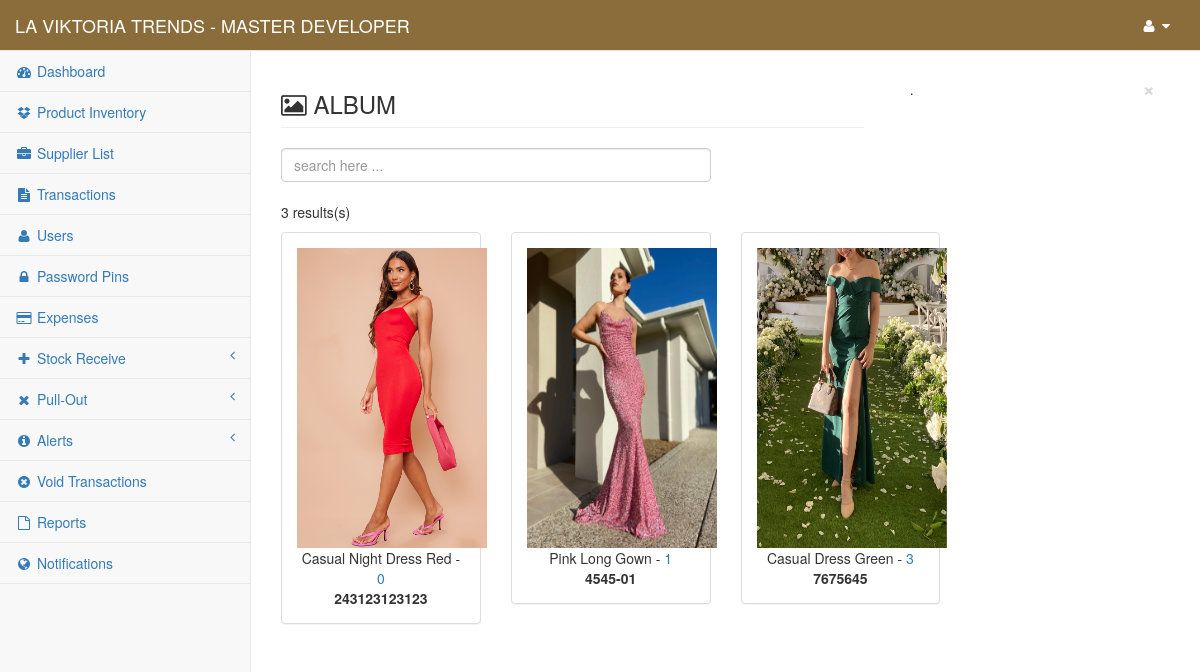
The app's page /content/admin/albumSearch.php (signed in) with its own data.
### tables this page shows
CREATE TABLE `gy_my_project` (
  `gy_project` int(1) NOT NULL,
  `gy_project_name` text NOT NULL,
  `gy_project_address` text NOT NULL,
  `gy_system_title` text NOT NULL,
  `gy_year_origin` datetime NOT NULL
);

CREATE TABLE `gy_user` (
  `gy_user_id` int(10) NOT NULL,
  `gy_user_code` varchar(8) NOT NULL,
  `gy_full_name` varchar(255) NOT NULL,
  `gy_username` varchar(50) NOT NULL,
  `gy_password` varchar(100) NOT NULL,
  `gy_user_type` int(5) NOT NULL,
  `gy_user_status` int(1) NOT NULL,
  `gy_branch_id` int(11) NOT NULL
);

CREATE TABLE `gy_products` (
  `gy_product_id` int(11) NOT NULL,
  `gy_product_code` varchar(30) NOT NULL,
  `gy_convert_item_code` varchar(30) NOT NULL,
  `gy_convert_value` double NOT NULL,
  `gy_supplier_code` text NOT NULL,
  `gy_product_name` text NOT NULL,
  `gy_product_cat` varchar(100) NOT NULL,
  `gy_product_color` varchar(20) NOT NULL,
  `gy_product_image` text NOT NULL,
  `gy_product_desc` text NOT NULL,
  `gy_product_unit` text NOT NULL,
  `gy_product_price_cap` double NOT NULL,
  `gy_product_price_srp` double NOT NULL,
  `gy_product_quantity` double NOT NULL,
  `gy_product_discount_per` double NOT NULL,
  `gy_product_restock_limit` int(11) NOT NULL,
  `gy_product_date_restock` datetime NOT NULL,
  `gy_product_date_reg` datetime NOT NULL,
  `gy_product_update_date` datetime NOT NULL,
  `gy_added_by` int(11) NOT NULL,
  `gy_update_code` text NOT NULL,
  `gy_branch_id` int(11) NOT NULL
);

### conf/my_project.php (called while the page is built, shortened)
<?php
	include 'conn.php';
	$find_my_data=$link->query("Select * From `gy_my_project` Where `gy_project`='1'");
	$my_project_detail=$find_my_data->fetch_array();
	$my_project_name = $my_project_detail['gy_project_name'];
?>

### content/admin/session.php (called while the page is built, shortened)
<?php
    $user_id = $_SESSION['fus_user_id'];
    $identify_user=$link->query("Select * From `gy_user` Where `gy_user_id`='$user_id'");
    $row=$identify_user->fetch_array();
    $user_info = $row['gy_full_name'];
?>

### conf/function.php (called while the page is built, shortened)
<?php
    function displayImage($image, $default, $directory){
        if (empty($image)) {
            $res = $default;
        }else{
            $res = $directory . "" . $image;
        }
        return $res;
    }
    function countAlbumSearch($search_text, $limit){
        include 'conn.php';
        if (count($limit)) {
            $statement=$link->query("SELECT
                                *
                                From
                                gy_products
                                Where
                                CONCAT
                                (
                                    gy_product_code,
                                    gy_product_name,
                                    gy_product_desc,
                                    gy_product_color,
                                    gy_product_cat
                                )
                                LIKE
                                '%$search_text%'
                                Order By
                                gy_product_code
                                ASC");
        }
        $count=$statement->num_rows;
        return $count;
    }
    function selectAlbumSearch($search_text, $limit){
        include 'conn.php';
        if (count($limit)) {
            $statement=$link->query("SELECT
                                *
                                From
                                gy_products
                                Where
                                CONCAT
                                (
                                    gy_product_code,
                                    gy_product_name,
                                    gy_product_desc,
                                    gy_product_color,
                                    gy_product_cat
                                )
                                LIKE
                                '%$search_text%'
                                Order By
                                gy_product_code
                                ASC");
        }
        return $statement;
    }
?>

### content/admin/albumSearch.php (the view, shortened to what this page needs)
<?php
    include("../../conf/conn.php");
    include("../../conf/function.php");
    include("session.php");
    include("../../conf/my_project.php");
    $search_text = $_GET['search_text'];
?>
<!DOCTYPE html>
<html lang="en">
    <?php include 'head.php'; ?>
<body>
    <div id="wrapper">
        <?php include 'nav.php'; ?>
        <div id="page-wrapper">
            <div class="row">
                <div class="col-lg-8">
                    <h3 class="page-header" style="text-transform: uppercase;"><i class="fa fa-image"></i> Album</h3>
                </div>
                <div class="col-lg-4">
                    <div class="alert alert-<?php echo @$color_note; ?> alert-dismissable" id="my_note" style="margin-top: 12px; visibility: <?php echo @$the_note_status; ?>">
                        <button type="button" class="close" data-dismiss="alert" aria-hidden="true">&times;</button>
                        <?php echo @$message; ?>.
                    </div>
                </div>
            </div>
            <div class="row">
                <form action="redirect_manager" enctype="multipart/form-data" method="post">
                    <div class="col-md-6">
                        <input type="text" class="form-control" name="searchAlbum" id="searchAlbum" placeholder="search here ..." autofocus required>
                    </div>
                </form>
            </div>
            <br>
            <div class="row">
                <div class="col-md-12">
                    <p><?= countAlbumSearch($search_text, 15) ?> results(s)</p>
                </div>
                <div class="col-md-12">
                    <div class="row">
                        <?php
                            $getAlbum = selectAlbumSearch($search_text, 15);
                            while ($album=$getAlbum->fetch_array()) {
                        ?>
                        <div class="col-md-3">
                            <div class="panel panel-default">
                                <div class="panel-body text-center">
                                    <div class="row">
                                        <div class="col-md-12">
                                            <img src="<?= displayImage($album['gy_product_image'], '../../img/no_image.jpg', '../../mrcoffeexpicturebox/') ?>" class="img-fluid" style="height: 300px; width: 190px;" alt="">
                                        </div>
                                        <div class="col-md-12">
                                            <?= $album['gy_product_name'] ?> - <span class="text-primary text-bold"><?= $album['gy_product_quantity'] ?></span>
                                        </div>
                                        <div class="col-md-12">
                                            <b><?= $album['gy_product_code'] ?></b>
                                        </div>
                                    </div>
                                </div>
                            </div>
                        </div>
                        <?php } ?>
                    </div>
                </div>
            </div>
        </div>
    </div>
</body>
</html>

### content/admin/head.php (shortened to what this page needs)
<head>
     <link href="../../dist/css/kent.css" rel="stylesheet">
    <link href="../../bower_components/bootstrap/dist/css/bootstrap.min.css" rel="stylesheet">
    <link href="../../bower_components/metisMenu/dist/metisMenu.min.css" rel="stylesheet">
    <link href="../../bower_components/datatables-plugins/integration/bootstrap/3/dataTables.bootstrap.css" rel="stylesheet">
    <link href="../../dist/css/sb-admin-2.css" rel="stylesheet">
    <link href="../../bower_components/font-awesome/css/font-awesome.min.css" rel="stylesheet" type="text/css">
</head>

### content/admin/nav.php (shortened to what this page needs)
<nav class="navbar navbar-default navbar-static-top" role="navigation" style="margin-bottom: 0; background-color: #8a6d3b; color: #fff;">
    <div class="navbar-header">
        <a class="navbar-brand" href="index"><span style="text-transform: uppercase; color: #fff;"><?php echo $my_project_name; ?> <?php echo $my_project_title; ?> - <?php echo $user_info ?></span></a>
    </div>
    <div class="full-right">
    <ul class="nav navbar-top-links navbar-right">
        <li class="dropdown">
            <a class="dropdown-toggle" data-toggle="dropdown" id="navi" href="#">
                <i class="fa fa-user fa-fw"></i>  <i class="fa fa-caret-down"></i>
            </a>
        </li>
    </ul>
    </div>
        <?php include("side-panel.php"); ?>
</nav>

### content/admin/side-panel.php (shortened to what this page needs)
<div class="navbar-default sidebar" role="navigation">
    <div class="sidebar-nav navbar-collapse">
        <ul class="nav" id="side-menu">
            <li>
                <a href="index"><i class="fa fa-dashboard fa-fw"></i> Dashboard</a>
            </li>
            <li>
                <a href="products"><i class="fa fa-dropbox fa-fw"></i> Product Inventory</a>
            </li>
            <li>
                <a href="suppliers"><i class="fa fa-briefcase fa-fw"></i> Supplier List</a>
            </li>
            <li>
                <a href="sales"><i class="fa fa-file-text fa-fw"></i> Transactions</a>
            </li>
            <li>
                <a href="users"><i class="fa fa-user fa-fw"></i> Users</a>
            </li>
            <li>
                <a href="pins"><i class="fa fa-lock fa-fw"></i> Password Pins</a>
            </li>
            <li>
                <a href="exp_general"><i class="fa fa-credit-card fa-fw"></i> Expenses</a>
            </li>
            <li>
                <a href="#"><i class="fa fa-plus fa-fw"></i> Stock Receive<span class="fa arrow"></span></a>
            </li>
            <li>
                <a href="#"><i class="fa fa-times fa-fw"></i> Pull-Out<span class="fa arrow"></span></a>
            </li>
            <li>
                <a href="#"><i class="fa fa-info-circle fa-fw"></i> Alerts<span class="fa arrow"></span></a>
            </li>
            <li>
                <a href="void_trans"><i class="fa fa-times-circle fa-fw"></i> Void Transactions</a>
            </li>
            <li>
                <a href="reports_general"><i class="fa fa-file-o fa-fw"></i> Reports</a>
            </li>
            <li>
                <a href="notification"><i class="fa fa-globe fa-fw"></i> Notifications</a>
            </li>
        </ul>
    </div>
</div>

### content/admin/nav.php (style rules this page uses)
#navi { color: #fff; }

### records on screen
gy_my_project: gy_project_name "LA VIKTORIA TRENDS"
gy_user: gy_full_name "MASTER DEVELOPER"
gy_products: gy_product_image (picture), gy_product_name "Casual Night Dress Red", gy_product_quantity "0", gy_product_code "243123123123"
gy_products: gy_product_image (picture), gy_product_name "Pink Long Gown", gy_product_quantity "1", gy_product_code "4545-01"
gy_products: gy_product_image (picture), gy_product_name "Casual Dress Green", gy_product_quantity "3", gy_product_code "7675645"

### other values on screen
countAlbumSearch($search_text, 15) "3"
